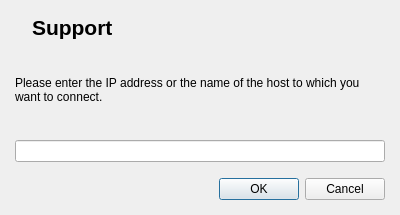
<?xml version="1.0" encoding="UTF-8"?>
<ui version="4.0">
 <author>Tobias Doerffel</author>
 <class>SupportDialog</class>
 <widget class="QDialog" name="SupportDialog">
  <property name="geometry">
   <rect>
    <x>0</x>
    <y>0</y>
    <width>400</width>
    <height>215</height>
   </rect>
  </property>
  <property name="windowTitle">
   <string>Support</string>
  </property>
  <property name="windowIcon">
   <iconset resource="../master.qrc">
    <normaloff>:/resources/remote_control_48.png</normaloff>:/resources/remote_control_48.png</iconset>
  </property>
  <property name="modal">
   <bool>true</bool>
  </property>
  <layout class="QVBoxLayout">
   <property name="spacing">
    <number>16</number>
   </property>
   <property name="margin">
    <number>15</number>
   </property>
   <item>
    <layout class="QHBoxLayout">
     <property name="spacing">
      <number>10</number>
     </property>
     <property name="margin">
      <number>0</number>
     </property>
     <item>
      <widget class="QLabel" name="label">
       <property name="sizePolicy">
        <sizepolicy hsizetype="Maximum" vsizetype="Preferred">
         <horstretch>0</horstretch>
         <verstretch>0</verstretch>
        </sizepolicy>
       </property>
       <property name="text">
        <string/>
       </property>
       <property name="pixmap">
        <pixmap resource="../master.qrc">:/resources/remote_control_48.png</pixmap>
       </property>
      </widget>
     </item>
     <item>
      <widget class="QLabel" name="label_2">
       <property name="font">
        <font>
         <pointsize>16</pointsize>
         <weight>75</weight>
         <bold>true</bold>
        </font>
       </property>
       <property name="text">
        <string>Support</string>
       </property>
      </widget>
     </item>
    </layout>
   </item>
   <item>
    <widget class="QLabel" name="label_3">
     <property name="sizePolicy">
      <sizepolicy hsizetype="MinimumExpanding" vsizetype="MinimumExpanding">
       <horstretch>0</horstretch>
       <verstretch>0</verstretch>
      </sizepolicy>
     </property>
     <property name="text">
      <string>Please enter the IP address or the name of the host to which you want to connect.</string>
     </property>
     <property name="wordWrap">
      <bool>true</bool>
     </property>
    </widget>
   </item>
   <item>
    <widget class="QLineEdit" name="hostEdit"/>
   </item>
   <item>
    <widget class="QDialogButtonBox" name="buttonBox">
     <property name="standardButtons">
      <set>QDialogButtonBox::Cancel|QDialogButtonBox::Ok</set>
     </property>
    </widget>
   </item>
  </layout>
 </widget>
 <resources>
  <include location="../master.qrc"/>
 </resources>
 <connections>
  <connection>
   <sender>buttonBox</sender>
   <signal>accepted()</signal>
   <receiver>SupportDialog</receiver>
   <slot>accept()</slot>
   <hints>
    <hint type="sourcelabel">
     <x>199</x>
     <y>239</y>
    </hint>
    <hint type="destinationlabel">
     <x>199</x>
     <y>133</y>
    </hint>
   </hints>
  </connection>
  <connection>
   <sender>buttonBox</sender>
   <signal>rejected()</signal>
   <receiver>SupportDialog</receiver>
   <slot>reject()</slot>
   <hints>
    <hint type="sourcelabel">
     <x>199</x>
     <y>239</y>
    </hint>
    <hint type="destinationlabel">
     <x>199</x>
     <y>133</y>
    </hint>
   </hints>
  </connection>
 </connections>
</ui>
